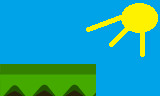

The image is a tile-based game level rendered from a .tmx file. Its description and complete source (layers, tilesets, objects, tile grids) follow:
An orthogonal 5x3 tile map with 32x32 px tiles, 2 tile layers (Background, Main), 5 tilesets and 3 objects.

<map version="1.0" orientation="orthogonal" renderorder="right-down" width="5" height="3" tilewidth="32" tileheight="32">
 <tileset firstgid="1" name="figur" tilewidth="32" tileheight="64">
  <image source="Tiled Images/figur.png" width="32" height="64" />
 </tileset>
 <tileset firstgid="2" name="figur2" tilewidth="32" tileheight="96">
  <image source="Tiled Images/figur2.png" width="32" height="96" />
 </tileset>
 <tileset firstgid="3" name="background" tilewidth="160" tileheight="96">
  <image source="Tiled Images/background.png" width="160" height="96" />
 </tileset>
 <tileset firstgid="4" name="midTile" tilewidth="32" tileheight="32">
  <image source="Tiled Images/midTile.png" width="96" height="128" />
 </tileset>
 <tileset firstgid="16" name="bush" tilewidth="32" tileheight="32">
  <image source="Tiled Images/bush.png" width="32" height="32" />
 </tileset>
 <layer name="Background" width="5" height="3">
  <data>
   <tile gid="0" />
   <tile gid="0" />
   <tile gid="0" />
   <tile gid="0" />
   <tile gid="0" />
   <tile gid="0" />
   <tile gid="0" />
   <tile gid="0" />
   <tile gid="0" />
   <tile gid="0" />
   <tile gid="3" />
   <tile gid="0" />
   <tile gid="0" />
   <tile gid="0" />
   <tile gid="0" />
  </data>
 </layer>
 <layer name="Main" width="5" height="3">
  <data>
   <tile gid="0" />
   <tile gid="0" />
   <tile gid="0" />
   <tile gid="0" />
   <tile gid="0" />
   <tile gid="0" />
   <tile gid="0" />
   <tile gid="0" />
   <tile gid="0" />
   <tile gid="0" />
   <tile gid="4" />
   <tile gid="5" />
   <tile gid="6" />
   <tile gid="0" />
   <tile gid="0" />
  </data>
 </layer>
 <objectgroup name="Objects">
  <object gid="16" x="0" y="32" />
  <object gid="1" x="32" y="64" />
  <object gid="2" x="96" y="96" />
 </objectgroup>
</map>
